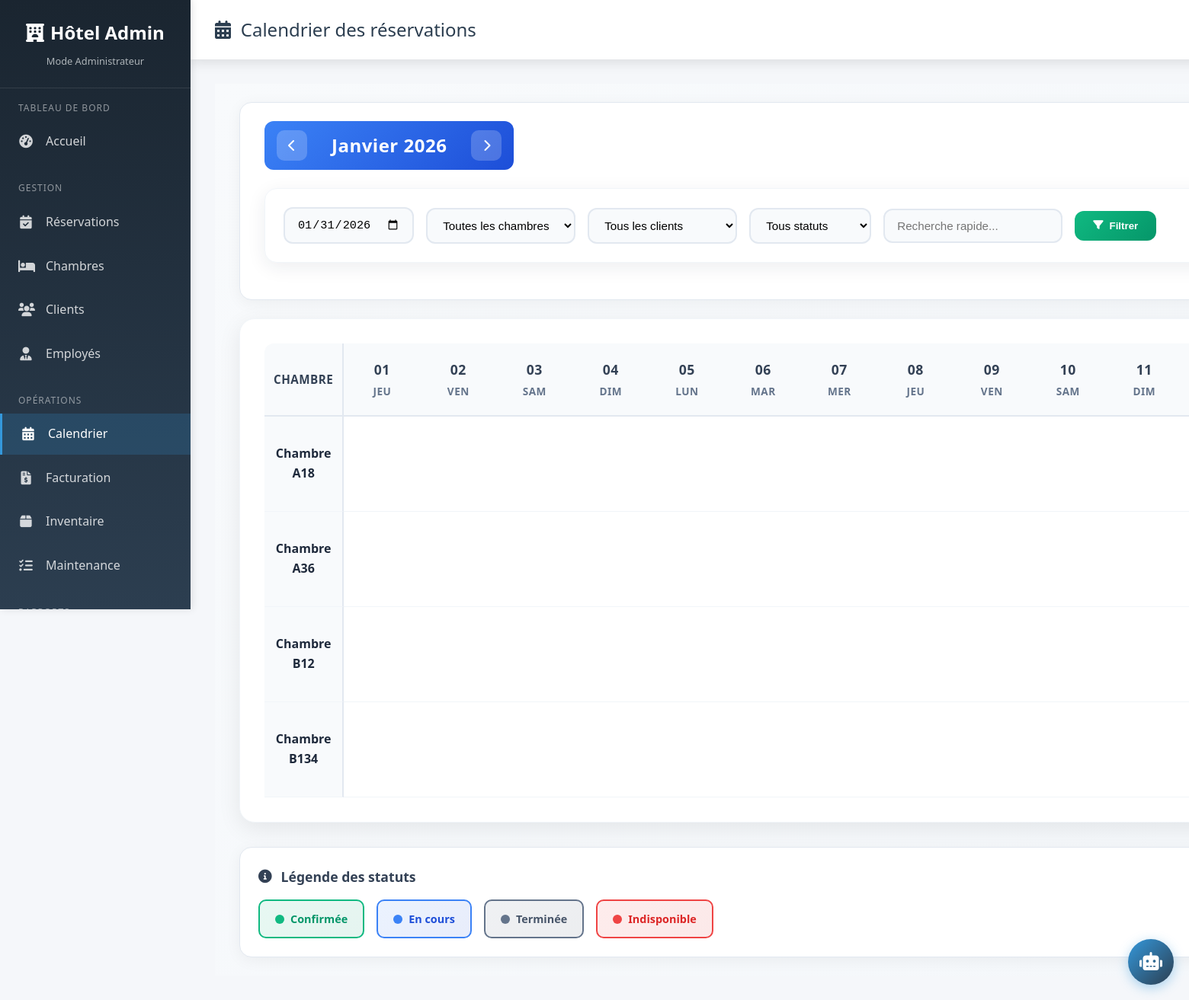
/calendar/ (signed in), run on the app's committed database.
### hotel/models.py (models this page shows, shortened)
class Chambre(models.Model):
    TYPE_CHOICES = [
        ('simple', 'Chambre Simple'),
        ('double', 'Chambre Double'),
        ('suite', 'Suite'),
    ]
    STATUT_CHOICES = [
        ('libre', 'Libre'),
        ('occupee', 'Occupée'),
        ('maintenance', 'En maintenance'),
    ]
    numero = models.CharField(
        max_length=10,
        unique=True,
        verbose_name="Numéro de chambre"
    )
    type_chambre = models.CharField(
        max_length=20,
        choices=TYPE_CHOICES,
        verbose_name="Type de chambre"
    )
    prix_par_nuit = models.DecimalField(
        max_digits=10,
        decimal_places=2,
        validators=[MinValueValidator(0)],
        verbose_name="Prix par nuit (€)"
    )
    capacite = models.IntegerField(
        validators=[MinValueValidator(1)],
        verbose_name="Capacité (nombre de personnes)"
    )
    statut = models.CharField(
        max_length=20,
        choices=STATUT_CHOICES,
        default='libre',
        verbose_name="Statut"
    )
    description = models.TextField(
        blank=True,
        null=True,
        verbose_name="Description"
    )
    climatisation = models.BooleanField(default=True, verbose_name="Climatisation")
    wifi = models.BooleanField(default=True, verbose_name="WiFi")
    television = models.BooleanField(default=True, verbose_name="Télévision")
    minibar = models.BooleanField(default=False, verbose_name="Minibar")
    date_creation = models.DateTimeField(auto_now_add=True, verbose_name="Date de création")
    derniere_modification = models.DateTimeField(auto_now=True, verbose_name="Dernière modification")
    class Meta:
        verbose_name = "Chambre"
        verbose_name_plural = "Chambres"
        ordering = ['numero']  # Trier par numéro de chambre

### hotel/views.py (the view)
# urls.py: path('calendar/', views.calendar_view, name='calendar'),
@login_required
def calendar_view(request):
    user = request.user
    today = timezone.now().date()
    date_filter = request.GET.get('date') or today.isoformat()
    chambre_filter = request.GET.get('chambre')
    client_filter = request.GET.get('client')
    statut_filter = request.GET.get('statut')
    search = request.GET.get('search', '').strip()
    if user.is_superuser or user.is_staff:
        reservations = Reservation.objects.all()
    else:
        reservations = Reservation.objects.filter(client__user=user)
    try:
        if date_filter:
            dt = datetime.strptime(date_filter, '%Y-%m-%d').date() if isinstance(date_filter, str) else date_filter
            reservations = reservations.filter(date_entree__lte=dt, date_sortie__gte=dt)
    except Exception:
        pass
    if chambre_filter:
        reservations = reservations.filter(chambre__numero__icontains=chambre_filter)
    if client_filter:
        reservations = reservations.filter(Q(client__nom__icontains=client_filter) | Q(client__prenom__icontains=client_filter))
    if statut_filter:
        reservations = reservations.filter(statut__iexact=statut_filter)
    if search:
        reservations = reservations.filter(
            Q(client__nom__icontains=search) | Q(client__prenom__icontains=search) | Q(chambre__numero__icontains=search)
        )
    try:
        view_date = datetime.strptime(date_filter, '%Y-%m-%d').date()
    except Exception:
        view_date = today
    start_month = view_date.replace(day=1)
    next_month = (start_month + timedelta(days=32)).replace(day=1)
    end_month = next_month - timedelta(days=1)
    days_in_month = []
    cur = start_month
    while cur <= end_month:
        days_in_month.append(cur)
        cur = cur + timedelta(days=1)
    chambres = Chambre.objects.all().order_by('numero')
    clients = Client.objects.all().order_by('nom')
    context = {
        'reservations': reservations.order_by('date_entree'),
        'days_in_month': days_in_month,
        'chambres': chambres,
        'clients': clients,
        'today': today,
        'date_filter': view_date.isoformat(),
        'chambre_filter': chambre_filter or '',
        'client_filter': client_filter or '',
        'statut_filter': statut_filter or '',
        'search': search,
    }
    return render(request, 'hotel/calendar.html', context)

### hotel/templates/hotel/calendar.html (shortened to what this page needs)
{% extends 'hotel/base.html' %}
{% block page_title %}
<i class="fas fa-calendar-alt"></i>
<span>Calendrier des réservations</span>
{% endblock %}
{% block content %}
<div class="calendar-container">
    <div class="calendar-header">
        <div class="header-top">
            <div class="calendar-toolbar">
                <a href="#" id="prevMonth" class="btn-month">
                    <i class="fas fa-chevron-left"></i>
                </a>
                <h4 class="mb-0" id="currentMonth">{{ days_in_month.0|date:"F Y" }}</h4>
                <a href="#" id="nextMonth" class="btn-month">
                    <i class="fas fa-chevron-right"></i>
                </a>
            </div>
        </div>
        <form method="get">
            <div class="filters-card">
                <div class="filters-row">
                    <input type="date" name="date" class="form-control" value="{{ date_filter }}">
                    <select name="chambre" class="form-select">
                        <option value="">Toutes les chambres</option>
                    </select>
                    <select name="client" class="form-select">
                        <option value="">Tous les clients</option>
                    </select>
                    <select name="statut" class="form-select">
                        <option value="">Tous statuts</option>
                    </select>
                    <input type="text" name="search" class="form-control" placeholder="Recherche rapide..." value="{{ search }}">
                    <button type="submit" class="btn-filter">
                        <i class="fas fa-filter"></i> Filtrer
                    </button>
                </div>
            </div>
        </form>
    </div>
    <div class="calendar-wrapper">
        <div class="table-responsive">
            <table class="table calendar-table align-middle">
                <thead>
                    <tr>
                        <th class="room-cell">Chambre</th>
                        {% for day in days_in_month %}
                        <th class="text-center">
                            <div class="day-number">{{ day|date:"d" }}</div>
                            <div class="day-name">{{ day|date:"D" }}</div>
                        </th>
                        {% endfor %}
                    </tr>
                </thead>
                <tbody>
                    {% for chambre in chambres %}
                    <tr>
                        <td class="room-cell">Chambre {{ chambre.numero }}</td>
                        {% for day in days_in_month %}
                        <td class="day-cell">
                            <div class="empty-cell"></div>
                        </td>
                        {% endfor %}
                    </tr>
                    {% endfor %}
                </tbody>
            </table>
        </div>
    </div>
    <div class="legend-container">
        <div class="legend-title">
            <i class="fas fa-info-circle"></i>
            <span>Légende des statuts</span>
        </div>
        <div class="legend-items">
            <div class="legend-badge confirmée">
                <div class="status-dot" style="background: #10b981; width: 12px; height: 12px; border-radius: 50%;"></div>
                <span>Confirmée</span>
            </div>
            <div class="legend-badge en-cours">
                <div class="status-dot" style="background: #3b82f6; width: 12px; height: 12px; border-radius: 50%;"></div>
                <span>En cours</span>
            </div>
            <div class="legend-badge terminée">
                <div class="status-dot" style="background: #64748b; width: 12px; height: 12px; border-radius: 50%;"></div>
                <span>Terminée</span>
            </div>
            <div class="legend-badge indisponible">
                <div class="status-dot" style="background: #ef4444; width: 12px; height: 12px; border-radius: 50%;"></div>
                <span>Indisponible</span>
            </div>
        </div>
    </div>
</div>
{% endblock %}

### hotel/templates/hotel/base.html (shortened to what this page needs)
<!DOCTYPE html>
<html lang="fr">
<head>
    <link rel="stylesheet" href="https://cdnjs.cloudflare.com/ajax/libs/font-awesome/6.0.0/css/all.min.css">
</head>
<body class="{% if user_settings and user_settings.theme == 'dark' %}theme-dark{% endif %} font-{{ user_settings.font_size|default:'medium' }}">
    <aside class="sidebar" id="sidebar">
        <div class="sidebar-header">
            <div class="sidebar-logo">
                <i class="fas fa-hotel"></i>
                <span>Hôtel Admin</span>
            </div>
            <div class="sidebar-subtitle">
                {% if user.is_superuser %}
                Mode Administrateur
                {% elif user.is_staff %}
                Mode Employé
                {% else %}
                Mode Client
                {% endif %}
            </div>
        </div>
        <nav class="sidebar-nav">
            {% if user.is_authenticated %}
                <div class="nav-section">
                    <div class="nav-section-title">Tableau de bord</div>
                    <ul class="nav-links">
                        <li>
                            <a href="{% url 'dashboard_admin' %}" class="nav-link {% if 'dashboard' in request.resolver_match.url_name %}active{% endif %}">
                                <i class="fas fa-tachometer-alt"></i>
                                <span>Accueil</span>
                            </a>
                        </li>
                    </ul>
                </div>
                <div class="nav-section">
                    <div class="nav-section-title">Gestion</div>
                    <ul class="nav-links">
                        <li>
                            <a href="{% url 'reservation_list' %}" class="nav-link {% if 'reservation' in request.resolver_match.url_name %}active{% endif %}">
                                <i class="fas fa-calendar-check"></i>
                                <span>Réservations</span>
                            </a>
                        </li>
                        <li>
                            <a href="{% url 'chambre_list' %}" class="nav-link {% if 'chambre' in request.resolver_match.url_name %}active{% endif %}">
                                <i class="fas fa-bed"></i>
                                <span>Chambres</span>
                            </a>
                        </li>
                        <li>
                            <a href="{% url 'client_list' %}" class="nav-link {% if 'client' in request.resolver_match.url_name %}active{% endif %}">
                                <i class="fas fa-users"></i>
                                <span>Clients</span>
                            </a>
                        </li>
                        {% if user.is_staff or user.is_superuser %}
                        <li>
                            <a href="{% url 'employee_list' %}" class="nav-link {% if 'employee' in request.resolver_match.url_name %}active{% endif %}">
                                <i class="fas fa-user-tie"></i>
                                <span>Employés</span>
                            </a>
                        </li>
                        {% endif %}
                    </ul>
                </div>
                {% if user.is_staff %}
                <div class="nav-section">
                    <div class="nav-section-title">Opérations</div>
                    <ul class="nav-links">
                        <li>
                            <a href="{% url 'calendar' %}" class="nav-link {% if 'calendar' in request.resolver_match.url_name %}active{% endif %}">
                                <i class="fas fa-calendar-alt"></i>
                                <span>Calendrier</span>
                            </a>
                        </li>
                        <li>
                            <a href="{% url 'billing_list' %}" class="nav-link {% if 'billing' in request.resolver_match.url_name %}active{% endif %}">
                                <i class="fas fa-file-invoice-dollar"></i>
                                <span>Facturation</span>
                            </a>
                        </li>
                        <li>
                            <a href="{% url 'inventory_list' %}" class="nav-link {% if 'inventory' in request.resolver_match.url_name %}active{% endif %}">
                                <i class="fas fa-box"></i>
                                <span>Inventaire</span>
                            </a>
                        </li>
                        <li>
                            <a href="{% url 'maintenance_list' %}" class="nav-link {% if 'maintenance' in request.resolver_match.url_name %}active{% endif %}">
                                <i class="fas fa-tasks"></i>
                                <span>Maintenance</span>
                            </a>
                        </li>
                    </ul>
                </div>
                {% endif %}
                {% if user.is_staff %}
                <div class="nav-section">
                    <div class="nav-section-title">Rapports</div>
                </div>
                {% endif %}
            {% endif %}
        </nav>
    </aside>
    <main class="main-content" id="mainContent">
        <div class="top-bar">
            <div class="page-title">
                {% block page_title %}{% endblock %}
            </div>
        </div>
        <div class="content-area">
            {% block content %}{% endblock %}
        </div>
    </main>
    {% if user.is_authenticated %}
    <div id="chatbot-container">
        <button id="chatbot-toggle" class="pulse" title="Assistant IA">
            <i class="fas fa-robot"></i>
        </button>
    </div>
    {% endif %}
</body>
</html>

### data on the page
Chambre: numero "A18"
Chambre: numero "A36"
Chambre: numero "B12"
Chambre: numero "B134"

### other printed values
{{ days_in_month.0|date:"F Y" }} "Janvier 2026"
{{ day|date:"d" }} "01" "02" "03" "04" "05" "06" "07" "08" "09" "10" "11"
{{ day|date:"D" }} "JEU" "VEN" "SAM" "DIM" "LUN" "MAR" "MER" "JEU" "VEN" "SAM" "DIM"
